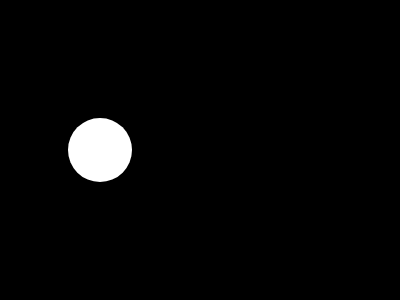
Frame 1 (no input)
Frame 60 (no input): blank canvas, image omitted
Frame 120 (the mouse pressed at the canvas centre since frame 60): blank canvas, image omitted

The p5.js sketch that drew this single still picture (run headless with seeded random() and noise() and a simulated clock; from frame 60 on, the mouse is pressed at the canvas centre):

// p5.js sketch
// ── sketch.js
let circleX = 100;

function setup() {
  createCanvas(400, 300);
}

function mousePressed() {
 circleX = 200;
}

function draw() {
  background(0);
  noStroke();
  fill(255)
  
  if (mouseX > 300) {
    fill(255,0,200)
  }
;
  circle(circleX, 150, 64);
  circleX = circleX - 10
}
